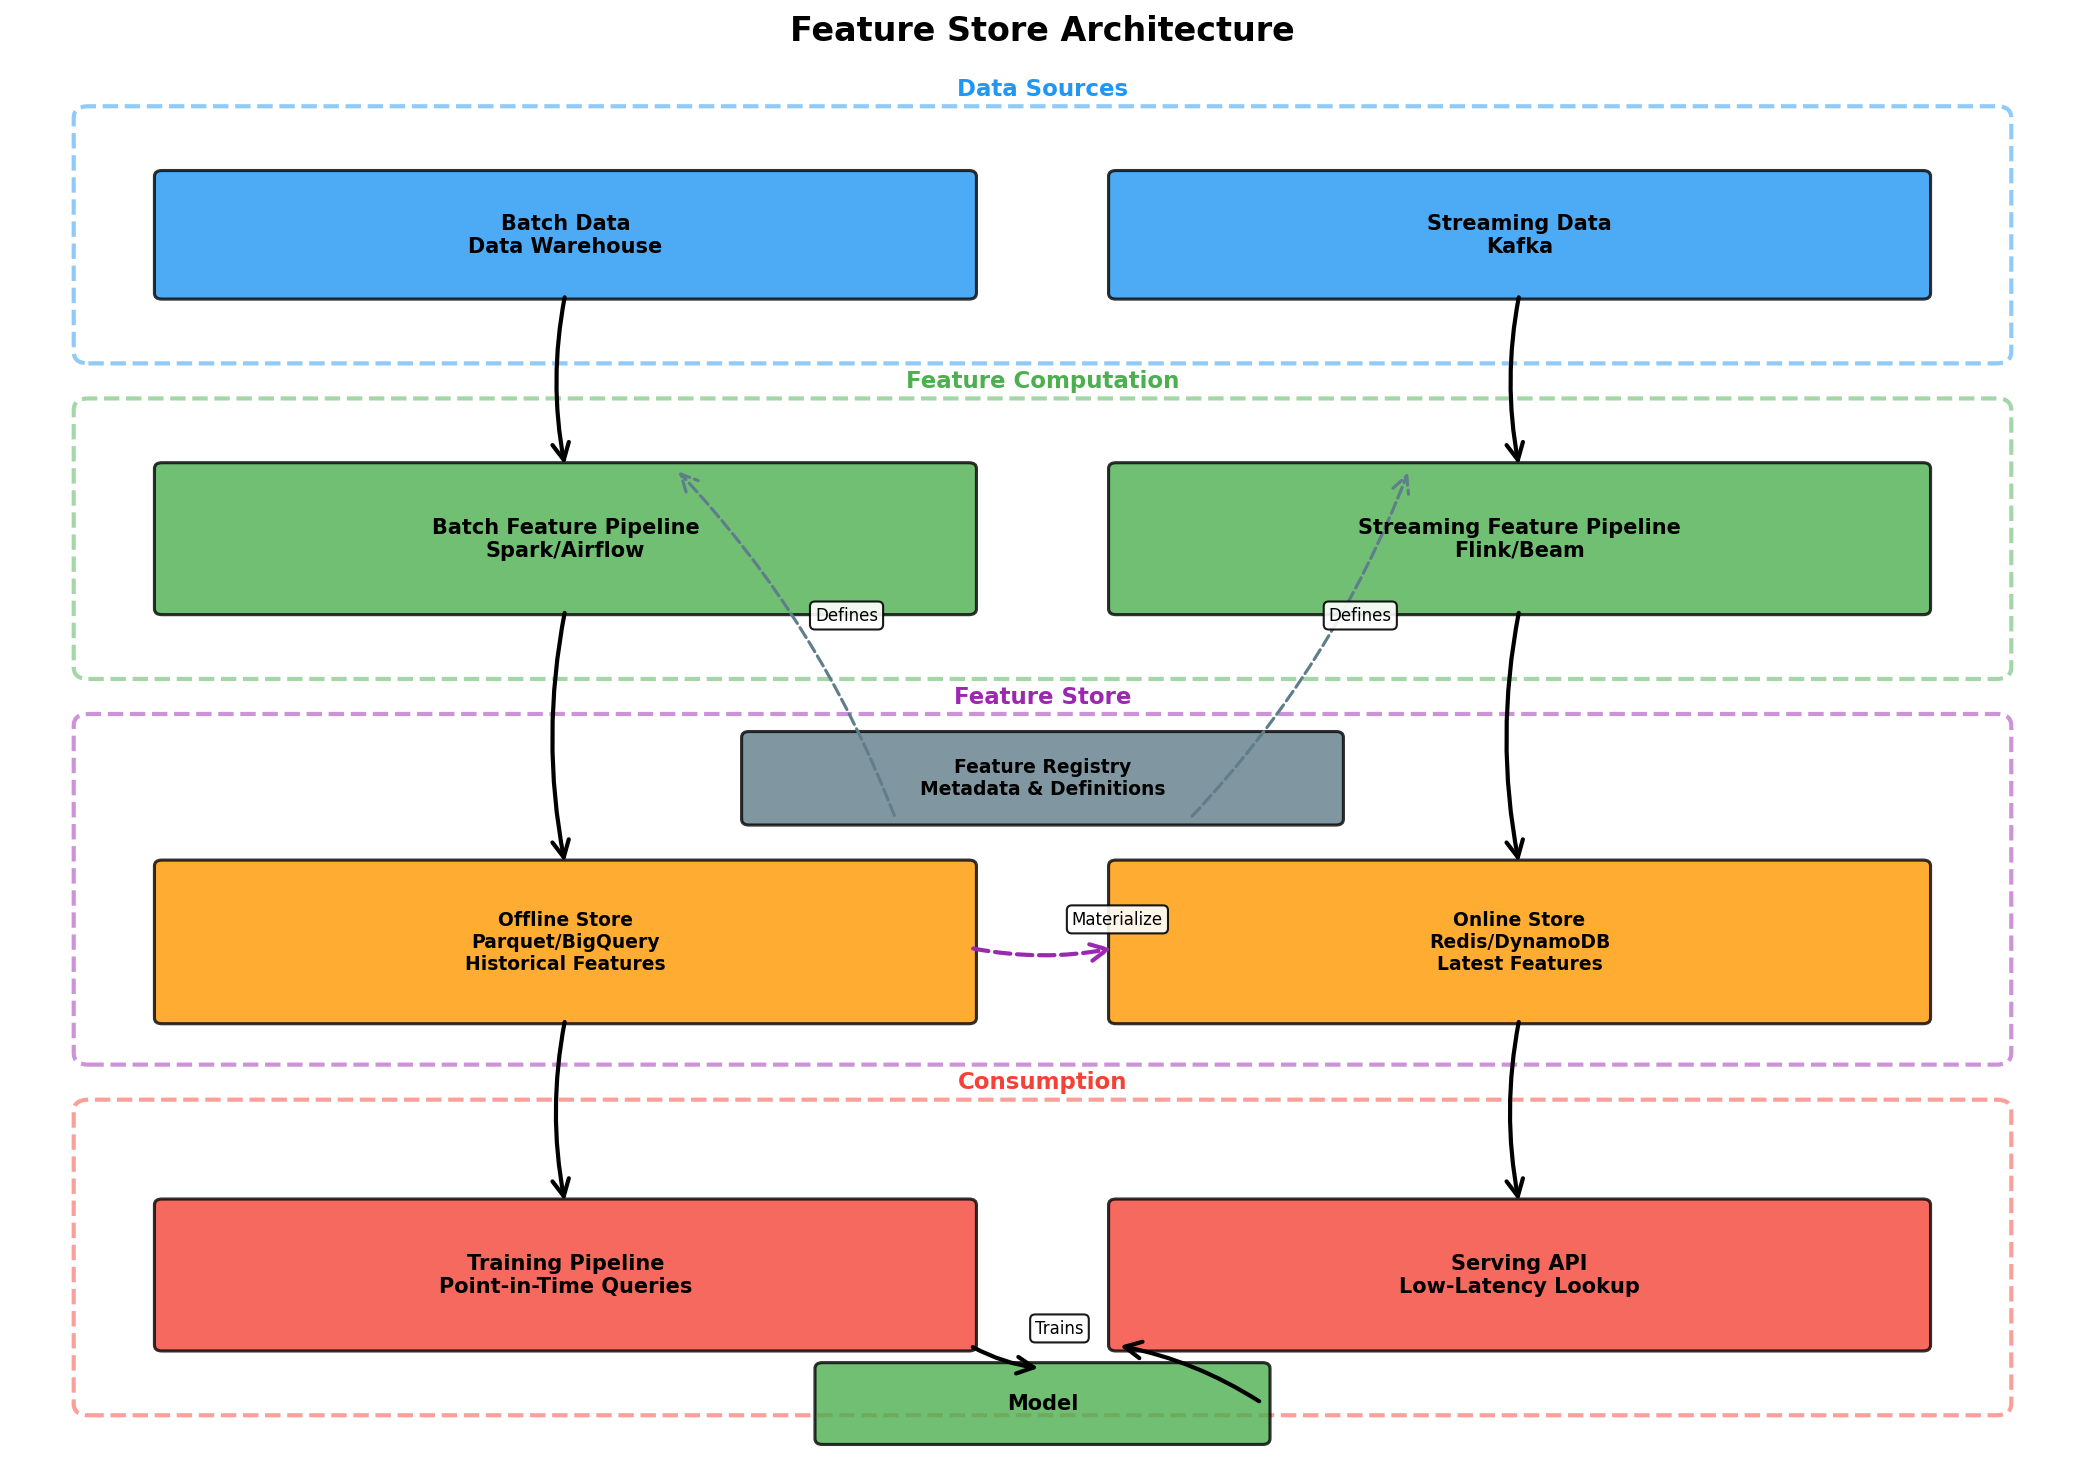

This figure's Python source:
#!/usr/bin/env python3
"""
Diagram 2: Feature Store Architecture
Shows the dual-path architecture with offline and online stores
"""

import matplotlib.pyplot as plt
import matplotlib.patches as mpatches
from matplotlib.patches import FancyBboxPatch, FancyArrowPatch
import numpy as np

# Color palette
BLUE = '#2196F3'
GREEN = '#4CAF50'
ORANGE = '#FF9800'
RED = '#F44336'
PURPLE = '#9C27B0'
GRAY = '#607D8B'

fig, ax = plt.subplots(figsize=(14, 10))
ax.set_xlim(0, 14)
ax.set_ylim(0, 12)
ax.axis('off')
fig.suptitle('Feature Store Architecture', fontsize=16, fontweight='bold')

# Helper functions
def draw_box(x, y, width, height, text, color, fontsize=9, alpha=0.8):
    box = FancyBboxPatch((x, y), width, height,
                         boxstyle="round,pad=0.05",
                         edgecolor='black', facecolor=color,
                         linewidth=1.5, alpha=alpha)
    ax.add_patch(box)
    # Split text on newlines for multi-line support
    ax.text(x + width/2, y + height/2, text,
           ha='center', va='center', fontsize=fontsize,
           weight='bold', multialignment='center')

def draw_arrow(x1, y1, x2, y2, label='', style='->', color='black', linewidth=2, linestyle='solid'):
    arrow = FancyArrowPatch((x1, y1), (x2, y2),
                          arrowstyle=style, mutation_scale=20,
                          linewidth=linewidth, color=color,
                          linestyle=linestyle,
                          connectionstyle="arc3,rad=0.1")
    ax.add_patch(arrow)
    if label:
        mid_x, mid_y = (x1 + x2) / 2, (y1 + y2) / 2
        ax.text(mid_x + 0.2, mid_y + 0.2, label, fontsize=8,
               bbox=dict(boxstyle='round', facecolor='white', alpha=0.9))

def draw_section_box(x, y, width, height, title, color):
    """Draw a section container box"""
    box = FancyBboxPatch((x, y), width, height,
                         boxstyle="round,pad=0.1",
                         edgecolor=color, facecolor='none',
                         linewidth=2, linestyle='--', alpha=0.5)
    ax.add_patch(box)
    ax.text(x + width/2, y + height + 0.15, title,
           ha='center', va='bottom', fontsize=11,
           weight='bold', color=color)

# ===== Data Sources Section (Top) =====
draw_section_box(0.5, 9.5, 13, 2, 'Data Sources', BLUE)
draw_box(1, 10, 5.5, 1, 'Batch Data\nData Warehouse', BLUE, 10)
draw_box(7.5, 10, 5.5, 1, 'Streaming Data\nKafka', BLUE, 10)

# ===== Feature Computation Section =====
draw_section_box(0.5, 6.8, 13, 2.2, 'Feature Computation', GREEN)
draw_box(1, 7.3, 5.5, 1.2, 'Batch Feature Pipeline\nSpark/Airflow', GREEN, 10)
draw_box(7.5, 7.3, 5.5, 1.2, 'Streaming Feature Pipeline\nFlink/Beam', GREEN, 10)

# Arrows from data sources to computation
draw_arrow(3.75, 10, 3.75, 8.5)
draw_arrow(10.25, 10, 10.25, 8.5)

# ===== Feature Store Section =====
draw_section_box(0.5, 3.5, 13, 2.8, 'Feature Store', PURPLE)

# Feature Registry (center top)
draw_box(5, 5.5, 4, 0.7, 'Feature Registry\nMetadata & Definitions', GRAY, 9)

# Offline Store (left)
draw_box(1, 3.8, 5.5, 1.3, 'Offline Store\nParquet/BigQuery\nHistorical Features', ORANGE, 9)

# Online Store (right)
draw_box(7.5, 3.8, 5.5, 1.3, 'Online Store\nRedis/DynamoDB\nLatest Features', ORANGE, 9)

# Arrows from computation to stores
draw_arrow(3.75, 7.3, 3.75, 5.1)
draw_arrow(10.25, 7.3, 10.25, 5.1)

# Arrow from batch to online (materialize)
draw_arrow(6.5, 4.4, 7.5, 4.4, 'Materialize', color=PURPLE, linestyle='dashed')

# Arrows from registry to computation (dashed - defines)
draw_arrow(6, 5.5, 4.5, 8.5, 'Defines', color=GRAY, linestyle='dashed', linewidth=1.5)
draw_arrow(8, 5.5, 9.5, 8.5, 'Defines', color=GRAY, linestyle='dashed', linewidth=1.5)

# ===== Consumption Section =====
draw_section_box(0.5, 0.5, 13, 2.5, 'Consumption', RED)

# Training Pipeline (left)
draw_box(1, 1, 5.5, 1.2, 'Training Pipeline\nPoint-in-Time Queries', RED, 10)

# Serving API (right)
draw_box(7.5, 1, 5.5, 1.2, 'Serving API\nLow-Latency Lookup', RED, 10)

# Arrows from stores to consumption
draw_arrow(3.75, 3.8, 3.75, 2.2)
draw_arrow(10.25, 3.8, 10.25, 2.2)

# ===== Model in the middle =====
draw_box(5.5, 0.2, 3, 0.6, 'Model', GREEN, 10)

# Arrows from training to model and model to serving
draw_arrow(6.5, 1, 7, 0.8, 'Trains')
draw_arrow(8.5, 0.5, 7.5, 1)

plt.tight_layout()
plt.savefig('/home/chirag/ds-book/book/course-18/ch51/diagrams/diagram2_feature_store.png',
            dpi=150, bbox_inches='tight', facecolor='white')
print("Diagram 2 saved: diagram2_feature_store.png")
plt.close()
